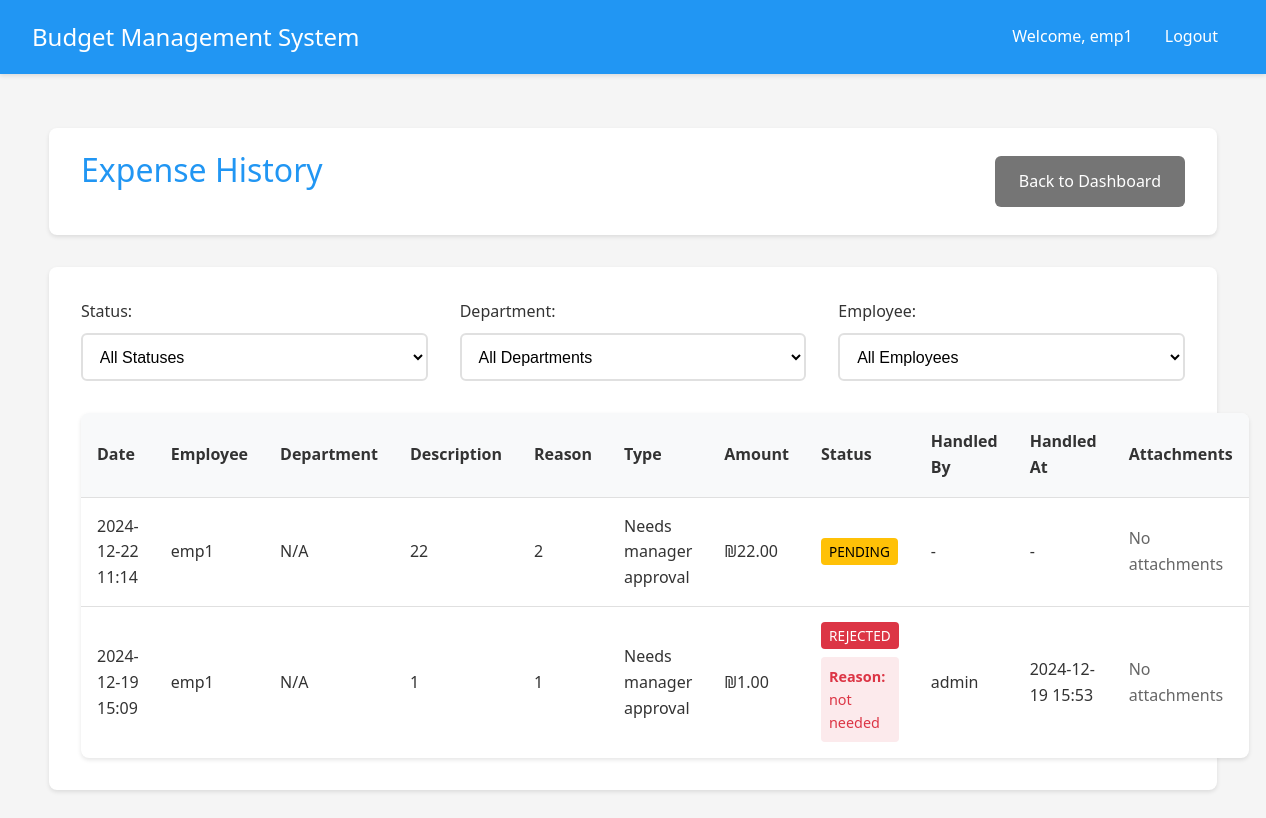
The app's page /manager/history (signed in), older data.
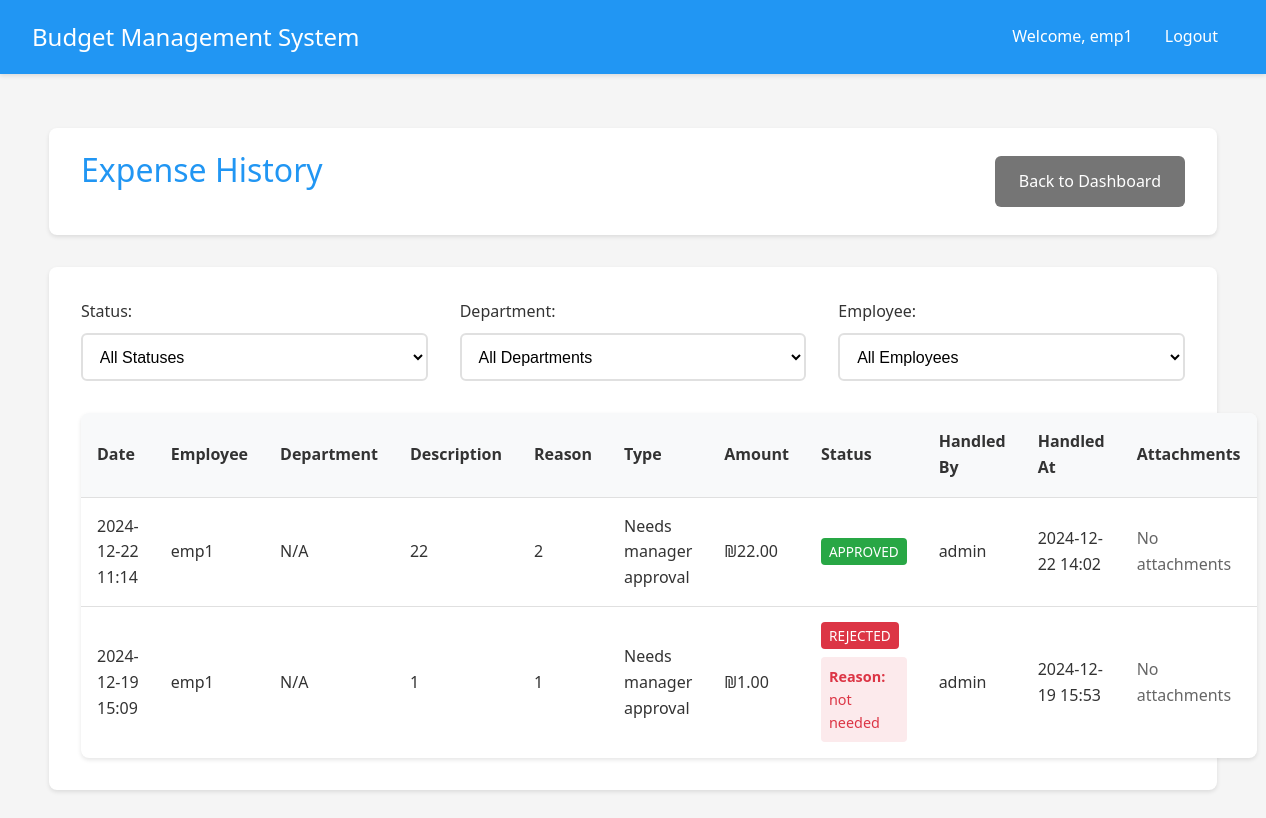
The same page, newer data.
### app.py (models this page shows, shortened)
class Expense(db.Model):
    __tablename__ = 'expense'
    id = db.Column(db.Integer, primary_key=True)
    amount = db.Column(db.Float, nullable=False)
    description = db.Column(db.String(200))
    reason = db.Column(db.String(500))
    type = db.Column(db.String(50), nullable=False, default='needs_approval')  # New field
    date = db.Column(db.DateTime, nullable=False, default=datetime.utcnow)
    status = db.Column(db.String(20), default='pending')
    user_id = db.Column(db.Integer, db.ForeignKey('user.id'), nullable=False)
    subcategory_id = db.Column(db.Integer, db.ForeignKey('subcategory.id'), nullable=False)
    quote_filename = db.Column(db.String(255))
    invoice_filename = db.Column(db.String(255))
    receipt_filename = db.Column(db.String(255))
    manager_id = db.Column(db.Integer, db.ForeignKey('user.id'), nullable=True)
    handled_at = db.Column(db.DateTime, nullable=True)
    rejection_reason = db.Column(db.String(500))

class User(UserMixin, db.Model):
    __tablename__ = 'user'
    id = db.Column(db.Integer, primary_key=True)
    username = db.Column(db.String(80), unique=True, nullable=False)
    email = db.Column(db.String(120), unique=False, nullable=False)
    password = db.Column(db.String(120), nullable=False)
    is_manager = db.Column(db.Boolean, default=False)
    is_admin = db.Column(db.Boolean, default=False)
    status = db.Column(db.String(20), default='active')  # active, inactive, pending
    department_id = db.Column(db.Integer, db.ForeignKey('department.id'))
    home_department = db.relationship('Department',
                                    foreign_keys=[department_id],
                                    back_populates='employees')
    managed_departments = db.relationship('Department',
                                       secondary=manager_departments,
                                       backref=db.backref('department_managers', lazy='dynamic'))
    submitted_expenses = db.relationship('Expense',
                                       primaryjoin='User.id==Expense.user_id',
                                       backref='submitter',
                                       lazy=True)
    handled_expenses = db.relationship('Expense',
                                     primaryjoin='User.id==Expense.manager_id',
                                     backref='handler',
                                     lazy=True)

### app.py (the view)
@app.route('/manager/history')
@login_required
def expense_history():
    if current_user.is_manager:
        managed_dept_ids = [dept.id for dept in current_user.managed_departments]
        managed_dept_ids.append(current_user.department_id)
        expenses = db.session.query(Expense).join(
            User, Expense.user_id == User.id
        ).filter(
            User.department_id.in_(managed_dept_ids)
        ).order_by(Expense.date.desc()).all()
    else:
        expenses = Expense.query.filter_by(
            user_id=current_user.id
        ).order_by(Expense.date.desc()).all()
    if current_user.username == 'admin':
        employees = User.query.filter_by(is_manager=False).all()
        departments = Department.query.all()
    else:
        employees = User.query.filter_by(
            is_manager=False,
            department_id=current_user.department_id
        ).all()
        departments = [current_user.home_department] if current_user.home_department else []
    status = request.args.get('status', 'all')
    employee = request.args.get('employee', 'all')
    department = request.args.get('department', 'all')
    if status != 'all':
        expenses = [expense for expense in expenses if expense.status == status]
    if employee != 'all':
        expenses = [expense for expense in expenses if expense.user_id == int(employee)]
    if department != 'all' and current_user.username == 'admin':
        expenses = [expense for expense in expenses if expense.subcategory.category.department_id == int(department)]
    return render_template('expense_history.html',
                         expenses=expenses,
                         employees=employees,
                         departments=departments,
                         selected_status=status,
                         selected_employee=employee,
                         selected_department=department)

### app.py (called while the page is built)
@login_manager.user_loader
def load_user(user_id):
    return User.query.get(int(user_id))

@app.template_filter('format_expense_type')
def format_expense_type(value):
    types = {
        'future_approval': 'Approval for future purchase',
        'auto_approved': 'Automatically approved expense',
        'needs_approval': 'Needs manager approval',
        'pre_approved': 'Pre-approved by manager'
    }
    return types.get(value, value)

### templates/expense_history.html (shortened to what the changed rows need)
{% extends "base.html" %}
{% block content %}
<div class="container">
    <header>
        <h1>Expense History</h1>
    </header>
    <div class="card">
        <div class="table-responsive">
            <table>
                <thead>
                    <tr>
                        <th>Date</th>
                        <th>Employee</th>
                        <th>Department</th>
                        <th>Description</th>
                        <th>Reason</th>
                        <th>Type</th>
                        <th>Amount</th>
                        <th>Status</th>
                        <th>Handled By</th>
                        <th>Handled At</th>
                        <th>Attachments</th>
                    </tr>
                </thead>
                <tbody>
                    {% for expense in expenses %}
                    <tr>
                        <td title="{{ expense.date.strftime('%Y-%m-%d %H:%M:%S') }}">{{ expense.date.strftime('%Y-%m-%d %H:%M') }}</td>
                        <td>{{ expense.submitter.username }}</td>
                        <td>{{ expense.submitter.department.name if expense.submitter.department else 'N/A' }}</td>
                        <td>{{ expense.description }}</td>
                        <td>{{ expense.reason }}</td>
                        <td>{{ expense.type|format_expense_type }}</td>
                        <td>₪{{ "%.2f"|format(expense.amount) }}</td>
                        <td class="status-{{ expense.status }}">
                            {% if expense.status == 'rejected' %}
                                <span class="badge danger">Rejected</span>
                                {% if expense.rejection_reason %}
                                    <div class="rejection-reason">
                                        <strong>Reason:</strong> {{ expense.rejection_reason }}
                                    </div>
                                {% endif %}
                            {% elif expense.status == 'approved' %}
                                <span class="badge success">Approved</span>
                            {% elif expense.status == 'pending' %}
                                <span class="badge warning">Pending</span>
                            {% endif %}
                        </td>
                        <td>
                            {% if expense.status != 'pending' %}
                                {{ expense.handler.username if expense.handler else 'N/A' }}
                            {% else %}
                                -
                            {% endif %}
                        </td>
                        <td>
                            {% if expense.handled_at %}
                                {{ expense.handled_at.strftime('%Y-%m-%d %H:%M') }}
                            {% else %}
                                -
                            {% endif %}
                        </td>
                        <td>
                            {% if not expense.quote_filename and not expense.invoice_filename and not expense.receipt_filename %}
                                <span class="text-muted">No attachments</span>
                            {% endif %}
                        </td>
                    </tr>
                    {% endfor %}
                </tbody>
            </table>
        </div>
    </div>
</div>
{% endblock %}

Row changes from the older to the newer data that the page shows:
changed Expense (number 1 of 2 on the later page): handler (not shown) → "admin"; handled_at (not shown) → "2024-12-22 14:02"; status "PENDING -" → "APPROVED"; no longer shows "-"
